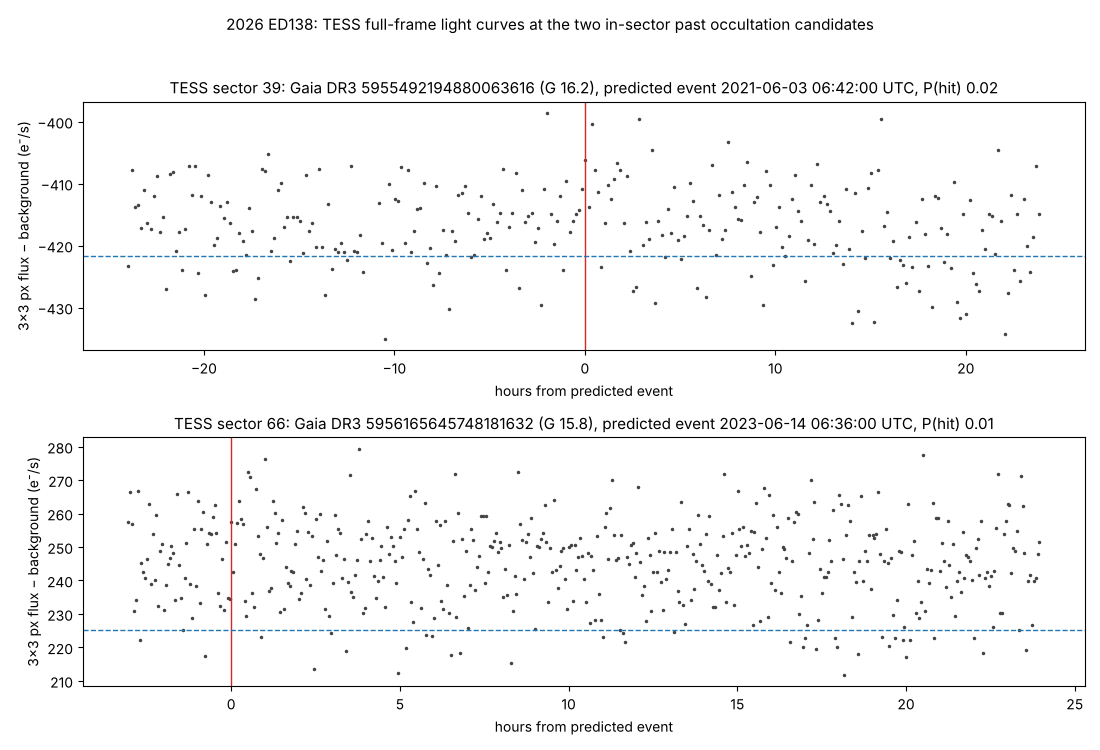

Generate this figure with Python:
import json, glob, numpy as np, warnings; warnings.simplefilter("ignore")
from astropy.io import fits; from astropy.wcs import WCS; from astropy.time import Time
import astropy.units as u; from astropy.coordinates import SkyCoord, EarthLocation
import matplotlib; matplotlib.use("Agg"); import matplotlib.pyplot as plt
plt.rcParams.update({"font.weight": "normal", "axes.titleweight": "normal"})
T = [json.loads(l) for l in open("past/tess/targets.jsonl")]
fig, axes = plt.subplots(2, 1, figsize=(11, 7.5)); res = []
for ax, t in zip(axes, T):
    sec = t["tess_sector"][0]; f = glob.glob(f"past/tess/s{sec}/*.fits")[0]; h = fits.open(f)
    d = h[1].data; w = WCS(h[2].header)
    x, y = w.world_to_pixel_values(t["star_ra"], t["star_dec"]); xi, yi = int(round(float(x))), int(round(float(y)))
    flux = d["FLUX"]; q = d["QUALITY"]; tb = d["TIME"]
    ap = flux[:, yi-1:yi+1+1, xi-1:xi+1+1].sum(axis=(1, 2))          # 3x3 px
    bg = np.nanmedian(np.concatenate([flux[:, :3, :].reshape(len(flux), -1), flux[:, -3:, :].reshape(len(flux), -1)], axis=1), axis=1) * 9
    lc = ap - bg; ok = (q == 0) & np.isfinite(lc)
    # event time -> BTJD (barycentric, toward the star)
    te = Time(t["jd"], format="jd", scale="utc"); c = SkyCoord(t["star_ra"] * u.deg, t["star_dec"] * u.deg)
    btjd = (te.tdb + te.light_travel_time(c, location=EarthLocation.from_geocentric(0, 0, 0, unit=u.m))).jd - 2457000
    cad = np.nanmedian(np.diff(tb[ok])) * 86400
    k = np.argmin(np.abs(tb - btjd)); near = ok & (np.abs(tb - btjd) < 1.0)
    base = np.nanmedian(lc[near]); rms = 1.4826 * np.nanmedian(np.abs(lc[near] - base))
    # star's own flux: TESS ZP 20.44 e-/s at Tmag 10 -> 15000 e-/s ; Tmag ~ G - 0.5 for these colours (approx)
    star_e = 15000 * 10 ** (-0.4 * ((t["G"] - 0.5) - 10))
    dip_full = star_e * min(t["max_dur_s"] / cad, 1)
    res.append(dict(sector=sec, utc=t["utc"], btjd=round(btjd, 5), cadence_s=round(cad), event_cadence_quality=int(q[k]),
                    event_cadence_offset_from_baseline_sigma=round(float((lc[k] - base) / rms), 2) if ok[k] else None,
                    rms_e_per_s=round(float(rms), 1), expected_max_dip_e_per_s=round(dip_full, 1),
                    expected_dip_in_sigma=round(dip_full / rms, 2), p_hit=t["p_hit"]))
    m = np.abs(tb - btjd) < 1.0
    ax.plot((tb[m & ok] - btjd) * 24, lc[m & ok], ".", ms=3, color="#444")
    ax.axvline(0, color="#d62728", lw=1); ax.axhline(base - dip_full, color="#1f77b4", ls="--", lw=1)
    ax.set_title(f"TESS sector {sec}: Gaia DR3 {t['star']} (G {t['G']:.1f}), predicted event {t['utc']} UTC, P(hit) {t['p_hit']:.2f}", fontsize=11)
    ax.set_xlabel("hours from predicted event"); ax.set_ylabel("3×3 px flux − background (e⁻/s)")
fig.suptitle("2026 ED138: TESS full-frame light curves at the two in-sector past occultation candidates", fontsize=11, fontweight="normal")
plt.tight_layout(rect=[0, 0, 1, 0.96]); plt.savefig("past/tess/tess_lcs.png", dpi=100)
for r in res: print(r)
json.dump(res, open("past/tess/tess_lc_result.json", "w"), indent=1)
